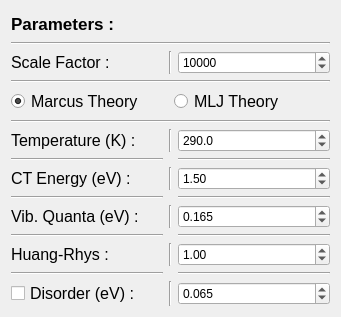
     <widget class="QWidget" name="verticalLayoutWidget">
      <property name="geometry">
       <rect>
        <x>800</x>
        <y>510</y>
        <width>341</width>
        <height>317</height>
       </rect>
      </property>
      <layout class="QVBoxLayout" name="verticalLayout_27">
       <item>
        <widget class="QLabel" name="label_81">
         <property name="font">
          <font>
           <pointsize>13</pointsize>
           <weight>75</weight>
           <bold>true</bold>
          </font>
         </property>
         <property name="text">
          <string>Parameters :</string>
         </property>
        </widget>
       </item>
       <item>
        <widget class="Line" name="line_487">
         <property name="orientation">
          <enum>Qt::Horizontal</enum>
         </property>
        </widget>
       </item>
       <item>
        <layout class="QHBoxLayout" name="horizontalLayout">
         <item>
          <widget class="QLabel" name="label_66">
           <property name="font">
            <font>
             <pointsize>12</pointsize>
            </font>
           </property>
           <property name="text">
            <string>Scale Factor : </string>
           </property>
          </widget>
         </item>
         <item>
          <widget class="Line" name="line_481">
           <property name="orientation">
            <enum>Qt::Vertical</enum>
           </property>
          </widget>
         </item>
         <item>
          <widget class="QDoubleSpinBox" name="scalePlot">
           <property name="decimals">
            <number>0</number>
           </property>
           <property name="minimum">
            <double>0.000000000000000</double>
           </property>
           <property name="maximum">
            <double>10000000000000000000.000000000000000</double>
           </property>
           <property name="value">
            <double>10000.000000000000000</double>
           </property>
          </widget>
         </item>
        </layout>
       </item>
       <item>
        <widget class="Line" name="line_488">
         <property name="orientation">
          <enum>Qt::Horizontal</enum>
         </property>
        </widget>
       </item>
       <item>
        <layout class="QHBoxLayout" name="horizontalLayout_3">
         <item>
          <widget class="QRadioButton" name="Gaussian_EL_EQE">
           <property name="font">
            <font>
             <pointsize>12</pointsize>
            </font>
           </property>
           <property name="text">
            <string>Marcus Theory</string>
           </property>
           <property name="checked">
            <bool>true</bool>
           </property>
          </widget>
         </item>
         <item>
          <widget class="QRadioButton" name="MLJ_Gaussian_EL_EQE">
           <property name="font">
            <font>
             <pointsize>12</pointsize>
            </font>
           </property>
           <property name="text">
            <string>MLJ Theory</string>
           </property>
           <property name="checked">
            <bool>false</bool>
           </property>
          </widget>
         </item>
        </layout>
       </item>
       <item>
        <widget class="Line" name="line_489">
         <property name="orientation">
          <enum>Qt::Horizontal</enum>
         </property>
        </widget>
       </item>
       <item>
        <layout class="QGridLayout" name="gridLayout">
         <item row="6" column="0">
          <widget class="QLabel" name="label_72">
           <property name="font">
            <font>
             <pointsize>12</pointsize>
            </font>
           </property>
           <property name="text">
            <string>Huang-Rhys :</string>
           </property>
          </widget>
         </item>
         <item row="0" column="0">
          <widget class="QLabel" name="label_69">
           <property name="font">
            <font>
             <pointsize>12</pointsize>
             <italic>false</italic>
            </font>
           </property>
           <property name="text">
            <string>Temperature (K) :</string>
           </property>
          </widget>
         </item>
         <item row="4" column="2">
          <widget class="QDoubleSpinBox" name="EL_vib_Energy">
           <property name="suffix">
            <string/>
           </property>
           <property name="decimals">
            <number>3</number>
           </property>
           <property name="minimum">
            <double>0.000000000000000</double>
           </property>
           <property name="maximum">
            <double>10.000000000000000</double>
           </property>
           <property name="value">
            <double>0.165000000000000</double>
           </property>
          </widget>
         </item>
         <item row="0" column="2">
          <widget class="QDoubleSpinBox" name="EL_Temperature">
           <property name="suffix">
            <string/>
           </property>
           <property name="decimals">
            <number>1</number>
           </property>
           <property name="minimum">
            <double>0.000000000000000</double>
           </property>
           <property name="maximum">
            <double>800.000000000000000</double>
           </property>
           <property name="value">
            <double>290.000000000000000</double>
           </property>
          </widget>
         </item>
         <item row="8" column="0">
          <widget class="QCheckBox" name="static_Disorder_EL">
           <property name="font">
            <font>
             <pointsize>12</pointsize>
            </font>
           </property>
           <property name="text">
            <string>Disorder (eV) :</string>
           </property>
          </widget>
         </item>
         <item row="6" column="2">
          <widget class="QDoubleSpinBox" name="EL_Huang_Rhys">
           <property name="suffix">
            <string/>
           </property>
           <property name="decimals">
            <number>2</number>
           </property>
           <property name="minimum">
            <double>0.000000000000000</double>
           </property>
           <property name="maximum">
            <double>100.000000000000000</double>
           </property>
           <property name="value">
            <double>1.000000000000000</double>
           </property>
          </widget>
         </item>
         <item row="1" column="0">
          <widget class="Line" name="line_469">
           <property name="orientation">
            <enum>Qt::Horizontal</enum>
           </property>
          </widget>
         </item>
         <item row="2" column="2">
          <widget class="QDoubleSpinBox" name="EL_CT_State">
           <property name="decimals">
            <number>2</number>
           </property>
           <property name="minimum">
            <double>0.000000000000000</double>
           </property>
           <property name="maximum">
            <double>5.000000000000000</double>
           </property>
           <property name="value">
            <double>1.500000000000000</double>
           </property>
          </widget>
         </item>
         <item row="3" column="0">
          <widget class="Line" name="line_471">
           <property name="orientation">
            <enum>Qt::Horizontal</enum>
           </property>
          </widget>
         </item>
         <item row="1" column="2">
          <widget class="Line" name="line_470">
           <property name="orientation">
            <enum>Qt::Horizontal</enum>
           </property>
          </widget>
         </item>
         <item row="5" column="0">
          <widget class="Line" name="line_473">
           <property name="orientation">
            <enum>Qt::Horizontal</enum>
           </property>
          </widget>
         </item>
         <item row="5" column="2">
          <widget class="Line" name="line_474">
           <property name="orientation">
            <enum>Qt::Horizontal</enum>
           </property>
          </widget>
         </item>
         <item row="7" column="2">
          <widget class="Line" name="line_476">
           <property name="orientation">
            <enum>Qt::Horizontal</enum>
           </property>
          </widget>
         </item>
         <item row="7" column="0">
          <widget class="Line" name="line_475">
           <property name="orientation">
            <enum>Qt::Horizontal</enum>
           </property>
          </widget>
         </item>
         <item row="2" column="0">
          <widget class="QLabel" name="label_73">
           <property name="font">
            <font>
             <pointsize>12</pointsize>
            </font>
           </property>
           <property name="text">
            <string>CT Energy (eV) :</string>
           </property>
          </widget>
         </item>
         <item row="8" column="2">
          <widget class="QDoubleSpinBox" name="EL_Disorder">
           <property name="suffix">
            <string/>
           </property>
           <property name="decimals">
            <number>3</number>
           </property>
           <property name="minimum">
            <double>0.000000000000000</double>
           </property>
           <property name="maximum">
            <double>10.000000000000000</double>
           </property>
           <property name="value">
            <double>0.065000000000000</double>
           </property>
          </widget>
         </item>
         <item row="3" column="2">
          <widget class="Line" name="line_472">
           <property name="orientation">
            <enum>Qt::Horizontal</enum>
           </property>
          </widget>
         </item>
         <item row="4" column="0">
          <widget class="QLabel" name="label_75">
           <property name="font">
            <font>
             <pointsize>12</pointsize>
            </font>
           </property>
           <property name="text">
            <string>Vib. Quanta (eV) :</string>
           </property>
          </widget>
         </item>
         <item row="0" column="1">
          <widget class="Line" name="line_477">
           <property name="orientation">
            <enum>Qt::Vertical</enum>
           </property>
          </widget>
         </item>
         <item row="2" column="1">
          <widget class="Line" name="line_478">
           <property name="orientation">
            <enum>Qt::Vertical</enum>
           </property>
          </widget>
         </item>
         <item row="4" column="1">
          <widget class="Line" name="line_479">
           <property name="orientation">
            <enum>Qt::Vertical</enum>
           </property>
          </widget>
         </item>
         <item row="6" column="1">
          <widget class="Line" name="line_480">
           <property name="orientation">
            <enum>Qt::Vertical</enum>
           </property>
          </widget>
         </item>
         <item row="8" column="1">
          <widget class="Line" name="line_482">
           <property name="orientation">
            <enum>Qt::Vertical</enum>
           </property>
          </widget>
         </item>
        </layout>
       </item>
      </layout>
     </widget>
